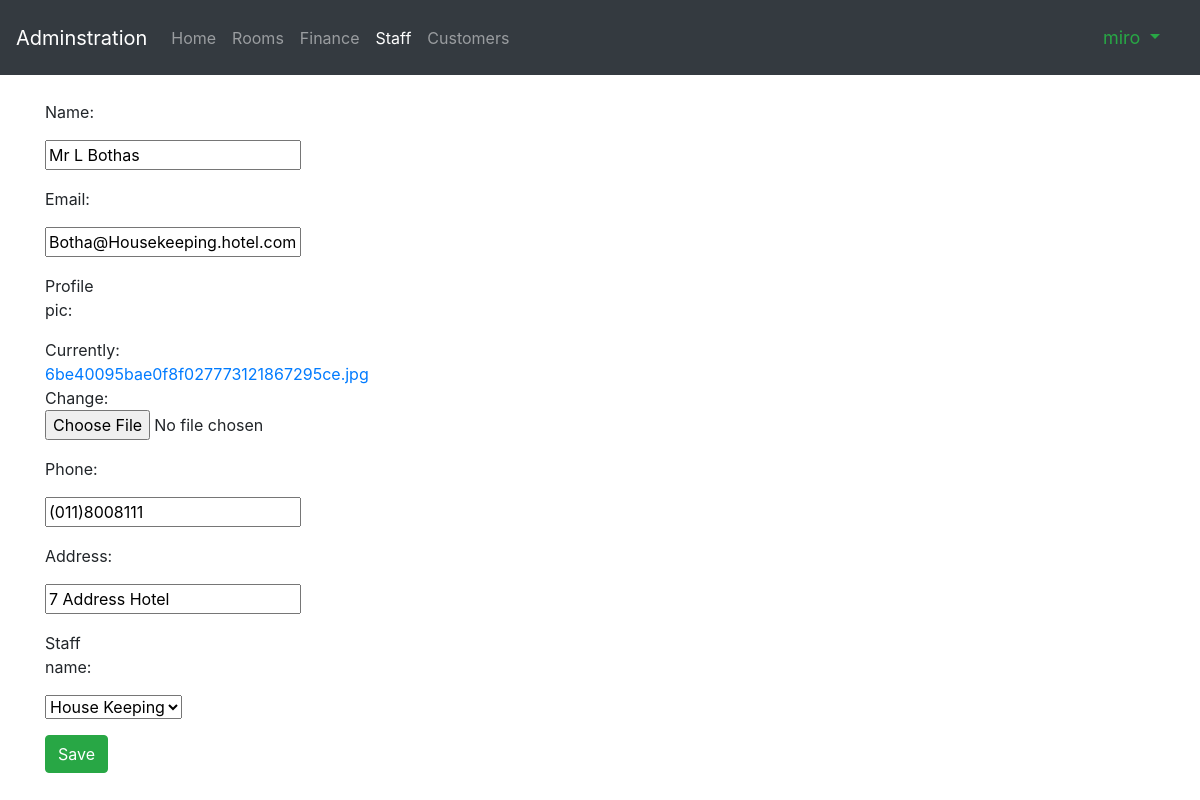
Screenshot of /staff/House Keeping/Mr L Bothas/edit (signed in) with the database file from the repository.
### Staff/models.py (models this page shows, shortened)
class Employee(models.Model):
    Name = models.CharField(max_length=30)
    Email = models.EmailField(max_length=100)
    profile_pic = models.FileField(null=True)
    status = models.CharField(max_length=20, default='Status')
    time = models.TimeField(default=timezone.now())
    Phone = models.CharField(max_length=14)
    Address = models.CharField(max_length=100, default='7 Address Hotel')
    Staff_name = models.ForeignKey(Staff, on_delete=models.CASCADE)
    class Meta:
        get_latest_by = ['time']

### Staff/views.py (the view, shortened to what this page needs)
# urls.py: path('<staff_name>/<employee_name>/edit', views.edit_employee, name='edit_employee'),
def edit_employee(request, staff_name, employee_name):
    if not request.user.is_authenticated & request.user.is_superuser:
        return render(request, 'ownerAdmin/admin_login.html')
    else:
        employee = get_object_or_404(Employee, Name=employee_name)
        context = {'Name': employee.Name, 'Email': employee.Email, 'profile_pic': employee.profile_pic,
                   'Phone': employee.Phone,'Address': employee.Address, 'Staff_name': employee.Staff_name}
        form = EditEmployee(request.POST or None, request.FILES or None, initial=context)
    return render(request, 'Staff/emplyee_edit.html', {'form': form, 'employee': employee})

### Staff/forms.py
class EditEmployee(forms.ModelForm):
    class Meta:
        model = Employee
        fields = ['Name', 'Email', 'profile_pic', 'Phone',
                  'Address', 'Staff_name']

### Staff/models.py (called while the page is built)
    def __str__(self):
        return self.Name

### Staff/templates/Staff/emplyee_edit.html (shortened to what this page needs)
{% extends 'Staff/base.html' %}
{% load static %}
{% block body %}
    <div class="container">
         <br>
            <div class="row">
                <div class="col-xs-8">
                    <form class="form-horizontal" role="form" action="" method="post" enctype="multipart/form-data">
                        {% include 'ownerAdmin/form_template.html' %}
                        <div class="form-group">
                            <div class="col-sm-offset-2 col-sm-10">
                                <input type="submit" value="Save" class="btn btn-success">
                            </div>
                        </div>
                    </form>
                </div>
            </div>
    </div>
{% endblock %}

### Staff/templates/Staff/base.html (shortened to what this page needs)
<!DOCTYPE html>
<html lang="en">
<head>
    <link rel="stylesheet" href="https://stackpath.bootstrapcdn.com/bootstrap/4.1.3/css/bootstrap.min.css">
    <link rel="stylesheet" href="https://use.fontawesome.com/releases/v5.5.0/css/all.css">
</head>
<body>
<nav class="navbar navbar-expand-lg navbar-dark bg-dark">
     {% if request.user.is_authenticated and user.is_superuser %}
         <a class="navbar-brand" href="#">Adminstration</a>
    {% endif %}
  <div class="collapse navbar-collapse" id="navbarTogglerDemo02">
    <ul class="navbar-nav mr-auto mt-2 mt-lg-0">
        {% if request.user.is_authenticated and user.is_superuser %}
          <li class="nav-item ">
                  <a class="nav-link" href="{% url 'admin_login' %}">Home <span class="sr-only">(current)</span></a>
          </li>
        {% else %}
          <li class="nav-item ">
                  <a class="nav-link" href="#">Home <span class="sr-only">(current)</span></a>
          </li>
        {% endif %}
        {% if request.user.is_authenticated and user.is_superuser %}
            <li class="nav-item ">
              <a class="nav-link" href="{% url 'rooms_admin' %}">Rooms</a>
            </li>
            <li class="nav-item ">
              <a class="nav-link" href="{% url 'finance_edit' %}">Finance</a>
             </li>
        {% endif %}
      <li class="nav-item active">
        <a class="nav-link" href="{% url 'Staff_view' %}">Staff</a>
      </li>
      <li class="nav-item">
        <a class="nav-link" href="#">Customers</a>
      </li>
    </ul>
    <ul class="navbar-nav navbar  ">
        {% if request.user.is_authenticated  %}
            <li class="nav-item dropdown">
                <a style="font-size: 18px;color: #28a745" class="nav-link dropdown-toggle"  id="navbarDropdown" role="button" data-toggle="dropdown" aria-haspopup="true" aria-expanded="false" href="#">{{ user.username }} </a>
            </li>
        {% else %}
            <li class="nav-item"><a style="font-size: 18px;color: #28a745" class="nav-link" href="{% url 'Receptionist_login' %}"><i class="fas fa-sign-in-alt"></i> Login</a></li>
        {% endif %}
    </ul>
  </div>
</nav>
{% block body %}{% endblock %}
</body>
</html>

### ownerAdmin/templates/ownerAdmin/form_template.html (shortened to what this page needs)
{% for field in form %}
    <div class="form-group">
        <div class="col-sm-offset-2 col-sm-10">
        </div>
        <label class="control-label col-sm-2" for="song_title">{{ field.label_tag }}</label>
        <div class="col-sm-10">{{ field }}</div>
    </div>
{% endfor %}

### rows the page displays
Employee: form "Mr L Bothas" "Botha@Housekeeping.hotel.com" "(011)8008111" "7 Address Hotel" "House Keeping"

### other values shown
{{ user.username }} "miro"
{{ field.label_tag }} "Name:" "Email:" "Profile pic:" "Phone:" "Address:" "Staff name:"
